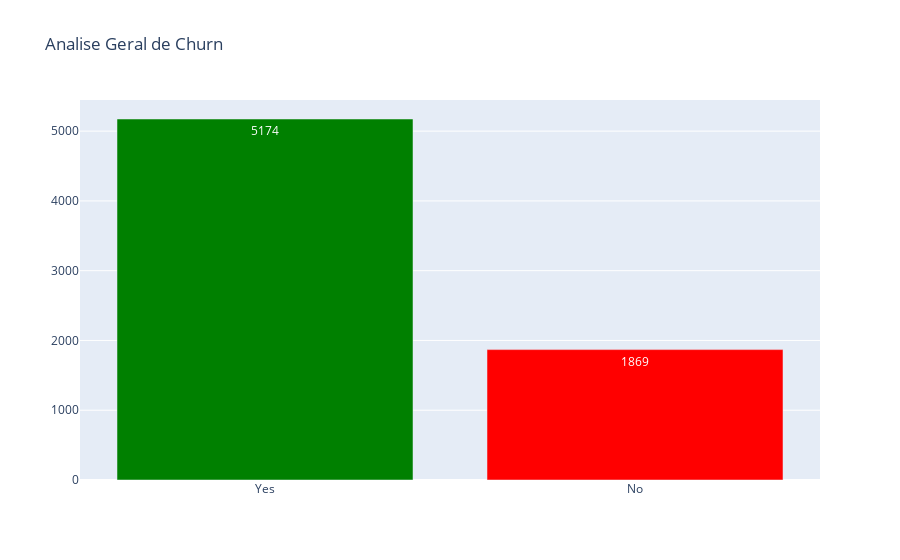
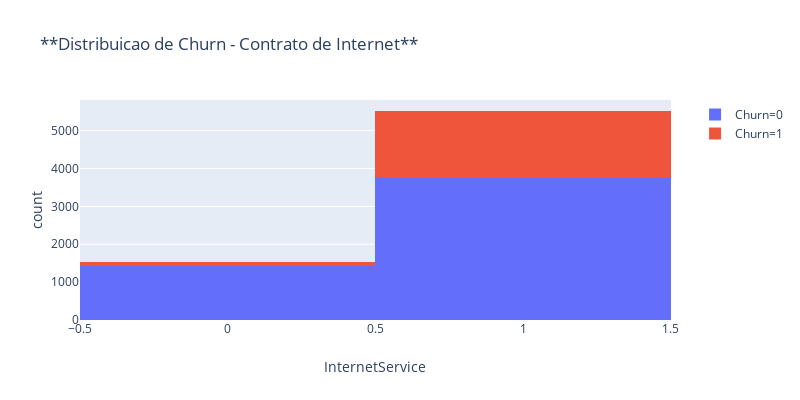
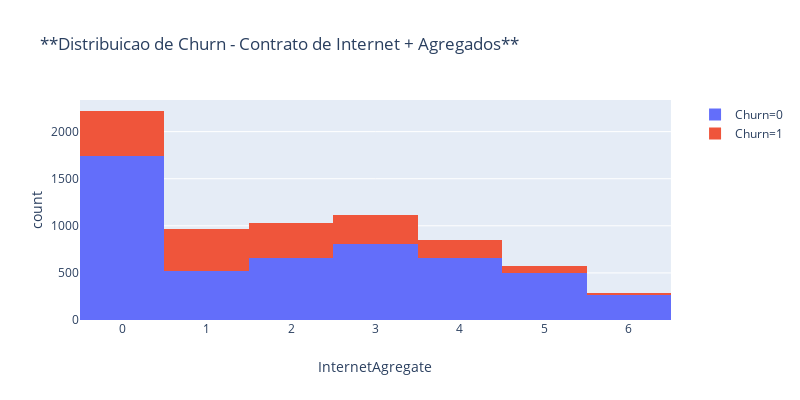

Notebook source saved alongside these figures, in order:
### Code cell
fig2 = px.histogram(dfchurn, x="InternetService", color="Churn", width=800, height=400, 
                    title="**Distribuicao de Churn - Contrato de Internet**")
fig3 = px.histogram(dfchurn, x="InternetAgregate", color="Churn", width=800, height=400, 
                    title="**Distribuicao de Churn - Contrato de Internet + Agregados**")

fig.show()
fig2.show()
fig3.show()

### Figure 1 — Plotly figure (JSON) as saved in the notebook; plotly's stock layout.template omitted (floating-point values rounded to 4 significant figures)
{"data": [{"marker": {"color": ["green", "red"]}, "text": [5174, 1869], "textposition": "auto", "type": "bar", "x": ["Yes", "No"], "y": [5174, 1869]}], "layout": {"title": {"text": "Analise Geral de Churn"}}}

### Figure 2 — Plotly figure (JSON) as saved in the notebook; plotly's stock layout.template omitted (floating-point values rounded to 4 significant figures; data arrays with more than 128 entries replaced by an {"elided": "..."} marker saying what was removed)
{"data": [{"alignmentgroup": "True", "bingroup": "x", "hoverlabel": {"namelength": 0}, "hovertemplate": "Churn=0<br>InternetService=%{x}<br>count=%{y}", "legendgroup": "Churn=0", "marker": {"color": "#636efa"}, "name": "Churn=0", "offsetgroup": "Churn=0", "orientation": "v", "showlegend": true, "type": "histogram", "x": {"elided": "5174 int values"}, "xaxis": "x", "yaxis": "y"}, {"alignmentgroup": "True", "bingroup": "x", "hoverlabel": {"namelength": 0}, "hovertemplate": "Churn=1<br>InternetService=%{x}<br>count=%{y}", "legendgroup": "Churn=1", "marker": {"color": "#EF553B"}, "name": "Churn=1", "offsetgroup": "Churn=1", "orientation": "v", "showlegend": true, "type": "histogram", "x": {"elided": "1869 int values"}, "xaxis": "x", "yaxis": "y"}], "layout": {"barmode": "relative", "height": 400, "legend": {"tracegroupgap": 0}, "title": {"text": "**Distribuicao de Churn - Contrato de Internet**"}, "width": 800, "xaxis": {"anchor": "y", "domain": [0, 0.98], "title": {"text": "InternetService"}}, "yaxis": {"anchor": "x", "domain": [0, 1], "title": {"text": "count"}}}}

### Figure 3 — Plotly figure (JSON) as saved in the notebook; plotly's stock layout.template omitted (floating-point values rounded to 4 significant figures; data arrays with more than 128 entries replaced by an {"elided": "..."} marker saying what was removed)
{"data": [{"alignmentgroup": "True", "bingroup": "x", "hoverlabel": {"namelength": 0}, "hovertemplate": "Churn=0<br>InternetAgregate=%{x}<br>count=%{y}", "legendgroup": "Churn=0", "marker": {"color": "#636efa"}, "name": "Churn=0", "offsetgroup": "Churn=0", "orientation": "v", "showlegend": true, "type": "histogram", "x": {"elided": "5174 int values"}, "xaxis": "x", "yaxis": "y"}, {"alignmentgroup": "True", "bingroup": "x", "hoverlabel": {"namelength": 0}, "hovertemplate": "Churn=1<br>InternetAgregate=%{x}<br>count=%{y}", "legendgroup": "Churn=1", "marker": {"color": "#EF553B"}, "name": "Churn=1", "offsetgroup": "Churn=1", "orientation": "v", "showlegend": true, "type": "histogram", "x": {"elided": "1869 int values"}, "xaxis": "x", "yaxis": "y"}], "layout": {"barmode": "relative", "height": 400, "legend": {"tracegroupgap": 0}, "title": {"text": "**Distribuicao de Churn - Contrato de Internet + Agregados**"}, "width": 800, "xaxis": {"anchor": "y", "domain": [0, 0.98], "title": {"text": "InternetAgregate"}}, "yaxis": {"anchor": "x", "domain": [0, 1], "title": {"text": "count"}}}}
